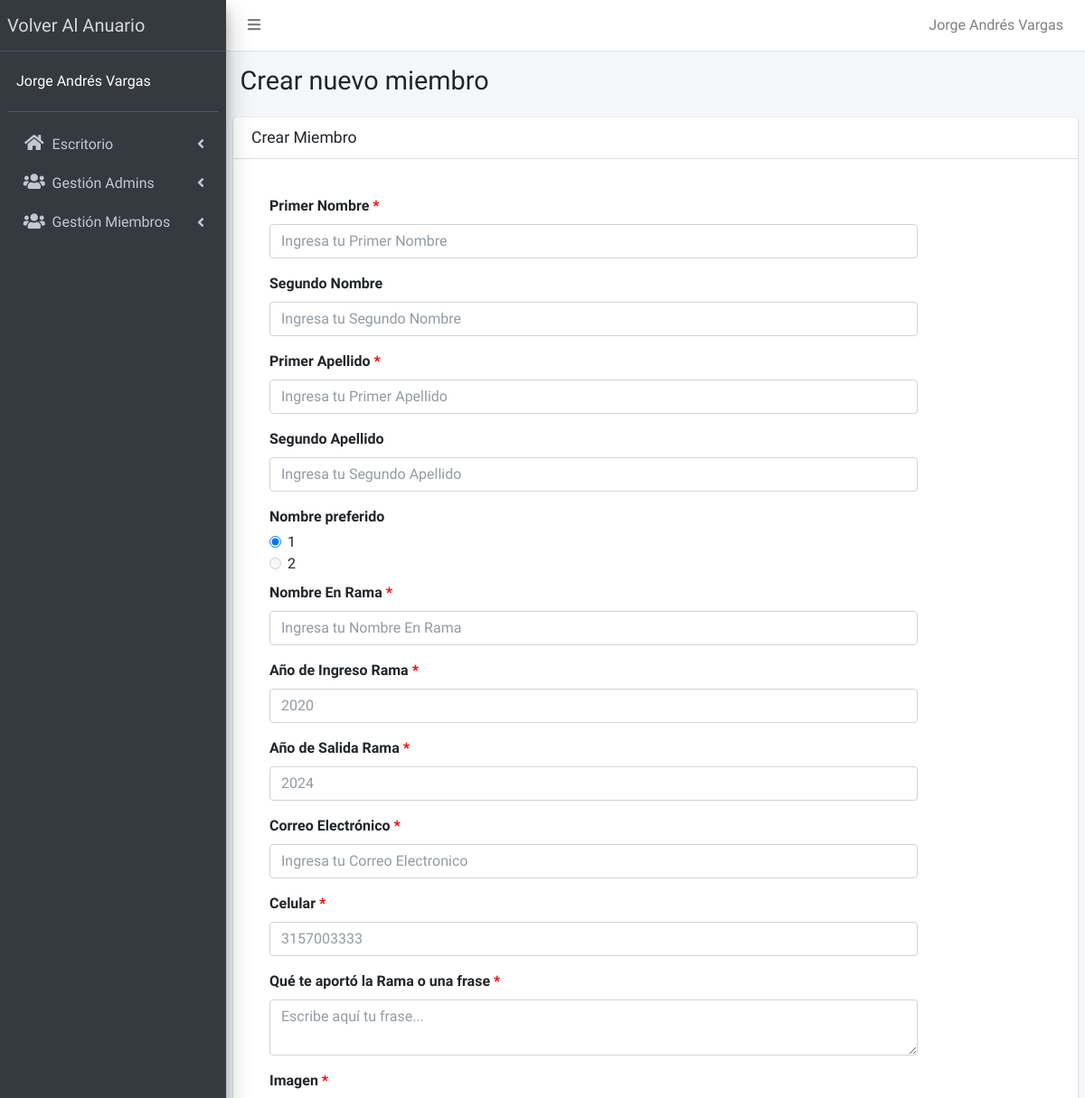
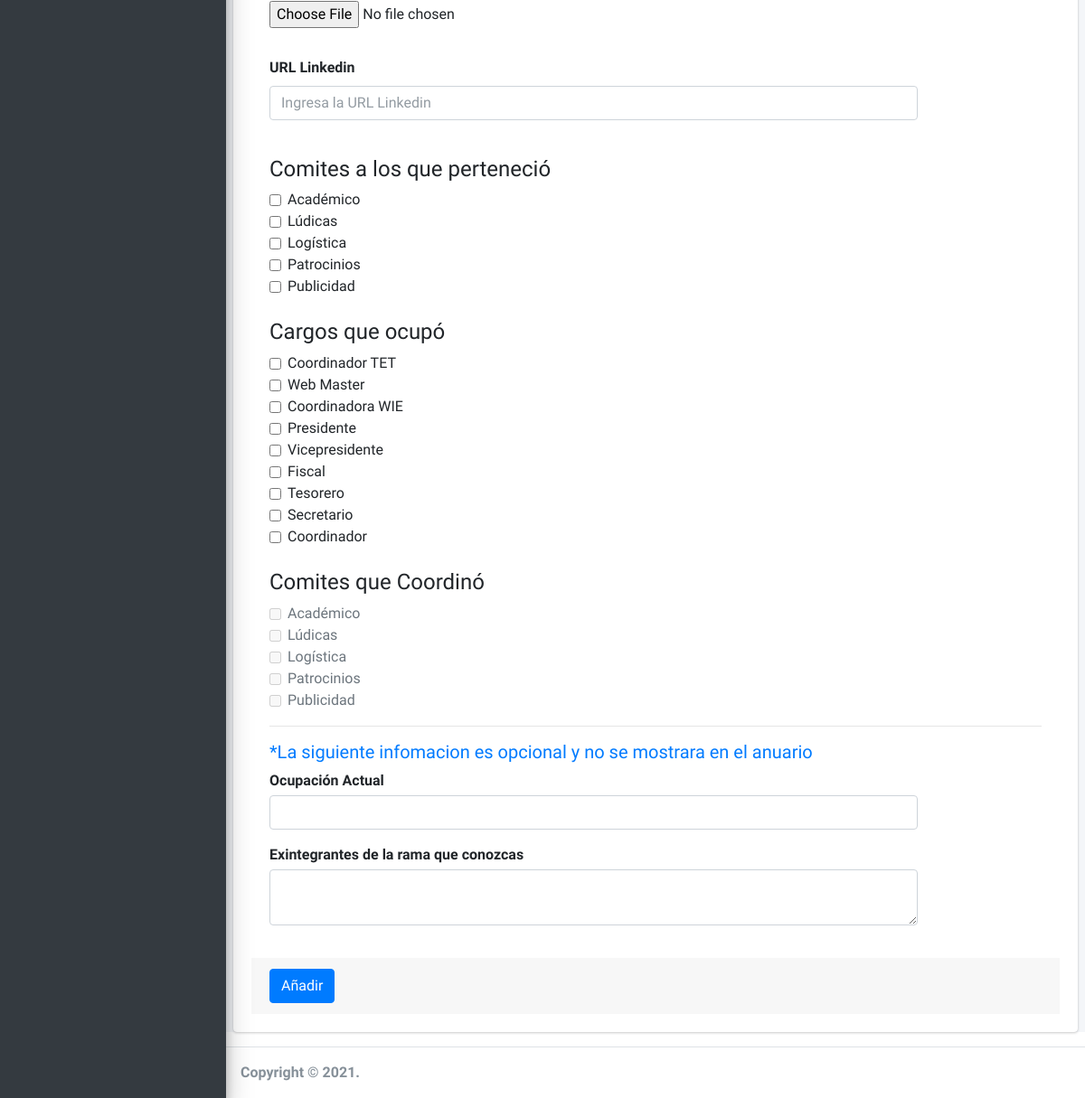
Page /admin/crear-miembro.php (signed in) on the committed database (2 pictures, top to bottom).
### tables this page shows
CREATE TABLE `comites` (
  `id` int(11) NOT NULL,
  `comite` varchar(20) NOT NULL
);

CREATE TABLE `cargos` (
  `id` int(11) NOT NULL,
  `cargo` varchar(20) NOT NULL,
  `urlLogo` varchar(60) NOT NULL
);

### admin/funciones/quitar_tildes.php (called while the page is built)
<?php
function quitar_tildes($cadena) {
$no_permitidas= array ("á","é","í","ó","ú","Á","É","Í","Ó","Ú","ñ","À","Ã","Ì","Ò","Ù","Ã™","Ã ","Ã¨","Ã¬","Ã²","Ã¹","ç","Ç","Ã¢","ê","Ã®","Ã´","Ã»","Ã‚","ÃŠ","ÃŽ","Ã”","Ã›","ü","Ã¶","Ã–","Ã¯","Ã¤","«","Ò","Ã","Ã„","Ã‹");
$permitidas= array ("a","e","i","o","u","A","E","I","O","U","n","N","A","E","I","O","U","a","e","i","o","u","c","C","a","e","i","o","u","A","E","I","O","U","u","o","O","i","a","e","U","I","A","E");
$texto = str_replace($no_permitidas, $permitidas ,$cadena);
return $texto;
}
?>

### templates/datos-miembro.php (the view, shortened to what this page needs)
<div class="card-body">
	<div class="form-group">
		<input type="text" class="form-control" id="primerNombre" name="primerNombre" placeholder="Ingresa tu Primer Nombre" required>
		<label for="primerNombre">Primer Nombre</label>
	</div>
	<div class="form-group">
		<input type="text" class="form-control" id="segundoNombre" name="segundoNombre" placeholder="Ingresa tu Segundo Nombre">
		<label for="segundoNombre">Segundo Nombre</label>
	</div>
	<div class="form-group">
		<input type="text" class="form-control" id="primerApellido" name="primerApellido" placeholder="Ingresa tu Primer Apellido" required>
		<label for="primerApellido">Primer Apellido</label>
	</div>
	<div class="form-group">
		<input type="text" class="form-control" id="segundoApellido" name="segundoApellido" placeholder="Ingresa tu Segundo Apellido">
		<label for="segundoApellido">Segundo Apellido</label>
	</div>
	<label class="mb-1">Nombre preferido</label>
	<div class="form-check">
		<label for="nombrePreferido1" class="form-check-label">1</label>
		<input type="radio" class="form-check-input" id="nombrePreferido1" value=1 name="nombrePreferido" checked>
	</div>
	<div class="form-check mb-2">
		<label for="nombrePreferido2" class="form-check-label">2</label>
		<input type="radio" class="form-check-input" id="nombrePreferido2" value=2 name="nombrePreferido" disabled>
	</div>
	<div class="form-group">
		<input type="text" class="form-control" id="nombreEnRama" name="nombreEnRama" placeholder="Ingresa tu Nombre En Rama" required>
		<label for="nombreEnRama">Nombre En Rama</label>
	</div>
	<div class="form-group">
		<input type="number" class="form-control" id="anioIngresoRama" name="anioIngresoRama" min="1985" max="<?php echo date("Y"); ?>" placeholder="2020" required>
		<label for="anioIngresoRama">Año de Ingreso Rama</label>
	</div>
	<div class="form-group">
		<input type="number" class="form-control" id="anioSalidaRama" name="anioSalidaRama" min="1985" max="<?php echo date("Y") + 2; ?>" placeholder="<?php echo date("Y") + 2; ?>" required>
		<label for="anioSalidaRama">Año de Salida Rama</label>
	</div>
	<div class="form-group">
		<input type="email" class="form-control" id="correo" name="correo" placeholder="Ingresa tu Correo Electronico" required>
		<label for="correo">Correo Electrónico</label>
	</div>
	<div class="form-group">
		<input type="number" class="form-control" id="celular" name="celular" placeholder="3157003333" required>
		<label for="celular">Celular</label>
	</div>
	<div class="form-group">
		<textarea type="text" class="form-control" id="frase" name="frase" maxlength="240" placeholder="Escribe aquí tu frase..." required></textarea>
		<label for="frase">Qué te aportó la Rama o una frase</label>
	</div>
	<div class="form-group">
		<div class="input-group">
			<input type="file" id="imagen-miembro" name="imagen-miembro" accept="image/png, image/jpeg, image/jpg" required>
			<label for="imagen-miembro">Imagen</label>
		</div>
	</div>
	<div class="form-group">
		<input type="text" class="form-control" id="urlLinkedin" name="urlLinkedin" placeholder="Ingresa la URL Linkedin">
		<label for="urlLinkedin">URL Linkedin</label>
	</div>
	<br>
	<h4>Comites a los que perteneció</h4>
	<?php
	$temp = array();
	while ($row = $array_comites->fetch_assoc()) {
		$temp[] = $row;
		$comite_format = strtolower(quitar_tildes($row['comite']));
	?>
		<div class="form-check">
			<input type="checkbox" class="form-check-input checkbox-comite" id="<?php echo $comite_format; ?>" name="<?php echo $comite_format; ?>" value="<?php echo $comite_format; ?>">
			<label for="<?php echo $comite_format; ?>" class="form-check-label"><?php echo $row['comite']; ?></label>
		</div>
	<?php
	}
	?>
	<br>
	<h4>Cargos que ocupó</h4>
	<?php
	while ($cargo = $array_cargos->fetch_assoc()) {
		if ($cargo['id'] != 10) {
			$cargo_format = lcfirst(str_replace(' ', '', quitar_tildes($cargo['cargo'])));
	?>
			<div class="form-check">
				<input type="checkbox" class="form-check-input checkbox-cargos" id="<?php echo $cargo_format; ?>" name="<?php echo $cargo_format; ?>" value="<?php echo $cargo_format; ?>">
				<label for="<?php echo $cargo_format; ?>" class="form-check-label"><?php echo $cargo['cargo'] ?></label>
			</div>
	<?php
		}
	}
	?>
	<br>
	<h4>Comites que Coordinó</h4>
	<?php
	for ($i = 0; $i < count($temp); $i++) {
		$comite_format = strtolower(quitar_tildes($temp[$i]['comite']));
	?>
		<div class="form-check">
			<input type="checkbox" class="form-check-input checkbox-coordinador" id="<?php echo 'coord_' . $comite_format; ?>" name="<?php echo 'coord_' . $comite_format; ?>" value="<?php echo 'coord' . $comite_format; ?>" disabled>
			<label for="<?php echo 'coord_' . $comite_format; ?>" class="form-check-label"><?php echo $temp[$i]['comite']; ?></label>
		</div>
	<?php
	}
	?>
	<hr class="mt-3">
	<h5 class="mt-3 text-primary">*La siguiente infomacion es opcional y no se mostrara en el anuario</h5>
	<div class="form-group">
		<input class="form-control" type="text" name="ocupacionActual" id="ocupacionActual">
		<label class="mb-1" for="">Ocupación Actual</label>
	</div>
	<div class="form-group">
		<textarea class="form-control" type="text" name="contactos" id="contactos"></textarea>
		<label class="mb-1" for="">Exintegrantes de la rama que conozcas</label>
	</div>
</div>

### admin/templates/header.php (shortened to what this page needs)
<!DOCTYPE html>
<html>
<head>
    <link rel="stylesheet" href="../admin/css/all.min.css">
    <link rel="stylesheet" href="https://code.ionicframework.com/ionicons/2.0.1/css/ionicons.min.css">
    <link rel="stylesheet" href="../admin/css/adminlte.min.css">
    <link rel="stylesheet" href="../admin/css/dataTables.bootstrap4.min.css">
    <link rel="stylesheet" href="../admin/css/responsive.bootstrap4.min.css">
    <link rel="stylesheet" href="../admin/css/sweetalert2.min.css">
    <link rel="stylesheet" href="https://unpkg.com/leaflet@1.6.0/dist/leaflet.css" />
    <link rel="stylesheet" href="../admin/css/graficas.css">
    <link rel="stylesheet" href="https://cdnjs.cloudflare.com/ajax/libs/cropperjs/1.5.12/cropper.css" />
    <link rel="stylesheet" href="https://cdnjs.cloudflare.com/ajax/libs/cropperjs/1.5.12/cropper.min.css" />
    <link rel="stylesheet" href="../admin/css/admin.css">
</head>

### admin/templates/barra.php (shortened to what this page needs)
<body class="hold-transition sidebar-mini">
    <div class="wrapper">
        <nav class="main-header navbar navbar-expand navbar-white navbar-light">
            <ul class="navbar-nav">
                <li class="nav-item">
                    <a class="nav-link" data-widget="pushmenu" href="#" role="button"><i class="fas fa-bars"></i></a>
                </li>
            </ul>
            <ul class="navbar-nav ml-auto">
                <li class="nav-item dropdown user-menu">
                    <a href="#" class="nav-link dropdown-toggle" data-toggle="dropdown">
                    <span class="d-none d-md-inline"><?php echo $_SESSION['nombre']; ?></span>
                    </a>
                </li>
            </ul>
        </nav>

### admin/templates/navegacion.php (shortened to what this page needs)
<aside class="main-sidebar sidebar-dark-primary elevation-4">
    <a href="../index.php" class="brand-link">
        <span class="brand-text font-weight-light">Volver Al Anuario</span>
    </a>
    <div class="sidebar">
        <div class="user-panel mt-3 pb-3 mb-3 d-flex">
            <div class="info" style="color: white;">
                <?php echo $_SESSION['nombre']; ?>
            </div>
        </div>
        <nav class="mt-2">
            <ul class="nav nav-pills nav-sidebar flex-column" data-widget="treeview" role="menu" data-accordion="false">
                <li class="nav-item has-treeview">
                    <a href="#" class="nav-link">
                        <i class="nav-icon fas fa-home"></i>
                        <p>
                            Escritorio
                            <i class="right fas fa-angle-left"></i>
                        </p>
                    </a>
                </li>
                <li class="nav-item has-treeview">
                    <a href="#" class="nav-link">
                        <i class="nav-icon fas fa-users"></i>
                        <p>
                            Gestión Admins
                            <i class="fas fa-angle-left right"></i>
                        </p>
                    </a>
                </li>
                <li class="nav-item has-treeview">
                    <a href="#" class="nav-link">
                        <i class="nav-icon fas fa-users"></i>
                        <p>
                            Gestión Miembros
                            <i class="fas fa-angle-left right"></i>
                        </p>
                    </a>
                </li>
            </ul>
        </nav>
    </div>
</aside>

### admin/crear-miembro.php (shortened to what this page needs)
<?php
include_once '../connection/db_connection.php';
include_once 'templates/header.php';
include_once 'templates/barra.php';
include_once 'templates/navegacion.php';
include_once 'funciones/quitar_tildes.php'
?>
<div class="content-wrapper">
  <section class="content-header">
    <div class="container-fluid">
      <div class="row mb-2">
        <div class="col-sm-6">
          <h1>Crear nuevo miembro</h1>
        </div>
      </div>
    </div>
  </section>
  <section class="content">
    <div class="card">
      <div class="card-header">
        <h3 class="card-title">Crear Miembro</h3>
      </div>
      <div class="card-body">
        <?php
        $conn = mysqli_connect($host, $user, $pw, $db);
        $sql1 = "SELECT * FROM comites";
        $array_comites = $conn->query($sql1);
        $sql3 = "SELECT * FROM cargos";
        $array_cargos = $conn->query($sql3);
        ?>
        <form role="form" enctype="multipart/form-data" name="crear-registro-miembro" id="crear-registro-miembro" method="post" action="modelo-miembro.php">
          <?php include("../templates/datos-miembro.php") ?>
          <div class="card-footer">
            <button type="submit" class="btn btn-primary">Añadir</button>
          </div>
        </form>
      </div>
    </div>
  </section>
</div>
<?php
include_once 'templates/footer.php';
?>

### admin/templates/footer.php (shortened to what this page needs)
        <footer class="main-footer">
            <strong>Copyright &copy; 2021.</strong>
        </footer>
    </div>
</body>
</html>

### admin/css/admin.css (style rules this page uses)
:root { --blanco: #ffffff; --oscuro: #212121; --primario: #002b4c; --secundario: #00467b; --gris-c: #757575; --gris-o: #3a3a3a; }
.form-group, .form-group .input-group { display: flex; flex-direction: column-reverse; height: fit-content; width: 84%; }
.form-check { display: flex; flex-direction: row; align-items: center; }
.form-check-input { margin-top: 0; }
input:required + label::after, textarea:required + label::after { content: " *"; color: red; }

### rows in the picture
comites: comite "Académico"
comites: comite "Lúdicas"
comites: comite "Logística"
comites: comite "Patrocinios"
comites: comite "Publicidad"
cargos: cargo "Coordinador TET"
cargos: cargo "Web Master"
cargos: cargo "Coordinadora WIE"
cargos: cargo "Presidente"
cargos: cargo "Vicepresidente"
cargos: cargo "Fiscal"
cargos: cargo "Tesorero"
cargos: cargo "Secretario"
cargos: cargo "Coordinador"

### other values in the picture
$_SESSION['nombre'] "Jorge Andrés Vargas"
